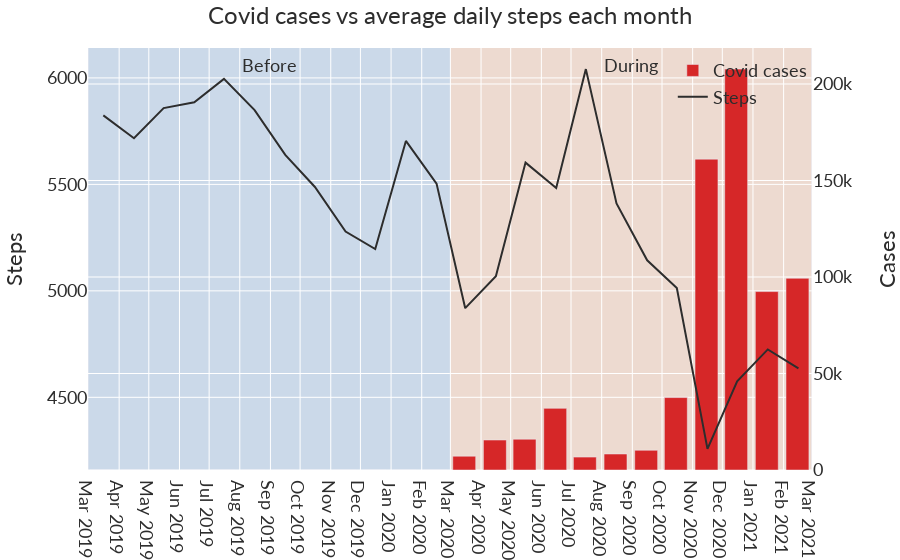

The notebook cell saved with this chart:
### Code cell
# covid_cases['scaled'] = covid_cases.cases / 150
fig = make_subplots(specs=[[{ "secondary_y": True }]])
fig.add_trace(go.Bar(x=covid_cases['date'], y=covid_cases['cases'], name="Covid cases", marker_color=px.colors.qualitative.D3[3]), secondary_y=False,)
fig.add_trace(go.Line(x=months_diff['month'], y=months_diff['steps'], name="Steps", line=dict(color=black_color)), secondary_y=True)
fig.update_layout(yaxis=dict(nticks=5), yaxis2=dict(nticks=5))
fig.update_layout(
    title_text="Covid cases vs average daily steps each month"
)
fig.update_yaxes(title_text="Cases", secondary_y=False)
fig.update_yaxes(title_text="Steps", secondary_y=True)

fig.update_xaxes(
    dtick="M1",
    tickformat="%b\n%Y")

annotate_before_after(fig, True, 210000)
style_plot(fig)
fig.update_layout(legend=dict(
        bgcolor="rgba(255,255,255, 0.0)",
        yanchor="top",
        y=0.99,
        xanchor="right",
        x=0.94
    ))
fig.update_layout(dict(yaxis2={'anchor': 'x', 'overlaying': 'y', 'side': 'left'},
                  yaxis={'anchor': 'x', 'domain': [0.0, 1.0], 'side':'right'}))

fig.show()

### Figure 1 — Plotly figure (JSON) as saved in the notebook; plotly's stock layout.template omitted (floating-point values rounded to 4 significant figures)
{"data": [{"marker": {"color": "#D62728"}, "name": "Covid cases", "type": "bar", "x": ["2019-03-15T00:00:00", "2019-04-15T00:00:00", "2019-05-15T00:00:00", "2019-06-15T00:00:00", "2019-07-15T00:00:00", "2019-08-15T00:00:00", "2019-09-15T00:00:00", "2019-10-15T00:00:00", "2019-11-15T00:00:00", "2019-12-15T00:00:00", "2020-01-15T00:00:00", "2020-02-15T00:00:00", "2020-03-15T00:00:00", "2020-04-15T00:00:00", "2020-05-15T00:00:00", "2020-06-15T00:00:00", "2020-07-15T00:00:00", "2020-08-15T00:00:00", "2020-09-15T00:00:00", "2020-10-15T00:00:00", "2020-11-15T00:00:00", "2020-12-15T00:00:00", "2021-01-15T00:00:00", "2021-02-15T00:00:00"], "xaxis": "x", "y": [0, 0, 0, 0, 0, 0, 0, 0, 0, 0, 0, 14, 7159, 15527, 15961, 31951, 6673, 8285, 10233, 37527, 161065, 207718, 92437, 99336], "yaxis": "y"}, {"line": {"color": "#2D2D2D"}, "name": "Steps", "type": "scatter", "x": ["2019-03-16", "2019-04-16", "2019-05-16", "2019-06-16", "2019-07-16", "2019-08-16", "2019-09-16", "2019-10-16", "2019-11-16", "2019-12-16", "2020-01-16", "2020-02-16", "2020-03-16", "2020-04-16", "2020-05-16", "2020-06-16", "2020-07-16", "2020-08-16", "2020-09-16", "2020-10-16", "2020-11-16", "2020-12-16", "2021-01-16", "2021-02-16"], "xaxis": "x", "y": [5824.0, 5717.0, 5858.0, 5886.0, 5995.0, 5849.0, 5639.0, 5488.0, 5278.0, 5196.0, 5704.0, 5504.0, 4919.0, 5068.0, 5602.0, 5483.0, 6041.0, 5411.0, 5144.0, 5013.0, 4258.0, 4575.0, 4725.0, 4636.0], "yaxis": "y2"}], "layout": {"annotations": [{"showarrow": false, "text": "Before", "x": "2019-08-31T00:00:00", "y": 210000}, {"showarrow": false, "text": "During", "x": "2020-08-30T12:00:00", "y": 210000}], "autosize": true, "font": {"color": "#2D2D2D", "family": "Lato, sans-serif", "size": 18}, "legend": {"bgcolor": "rgba(255,255,255, 0.0)", "x": 0.94, "xanchor": "right", "y": 0.99, "yanchor": "top"}, "margin": {"b": 32, "l": 0, "r": 0, "t": 48}, "shapes": [{"fillcolor": "#1F77B4", "layer": "below", "line": {"width": 0}, "opacity": 0.15, "type": "rect", "x0": "2019-03-01T00:00:00", "x1": "2020-03-01T00:00:00", "xref": "x", "y0": 0, "y1": 1, "yref": "y domain"}, {"fillcolor": "#FF7F0E", "layer": "below", "line": {"width": 0}, "opacity": 0.15, "type": "rect", "x0": "2020-03-01T00:00:00", "x1": "2021-03-01T00:00:00", "xref": "x", "y0": 0, "y1": 1, "yref": "y domain"}], "title": {"font": {"size": 24}, "text": "Covid cases vs average daily steps each month"}, "xaxis": {"anchor": "y", "autorange": true, "domain": [0, 0.94], "dtick": "M1", "range": ["2019-02-28 12:00", "2021-03-01 12:00"], "tickfont": {"size": 18}, "tickformat": "%b %Y", "type": "date"}, "yaxis": {"anchor": "x", "autorange": true, "domain": [0, 1], "nticks": 5, "range": [0, 218700.0], "side": "right", "tickfont": {"size": 18}, "title": {"standoff": 32, "text": "Cases"}, "type": "linear"}, "yaxis2": {"anchor": "x", "autorange": true, "nticks": 5, "overlaying": "y", "range": [4159.0, 6141.0], "side": "left", "title": {"standoff": 32, "text": "Steps"}, "type": "linear"}}}
